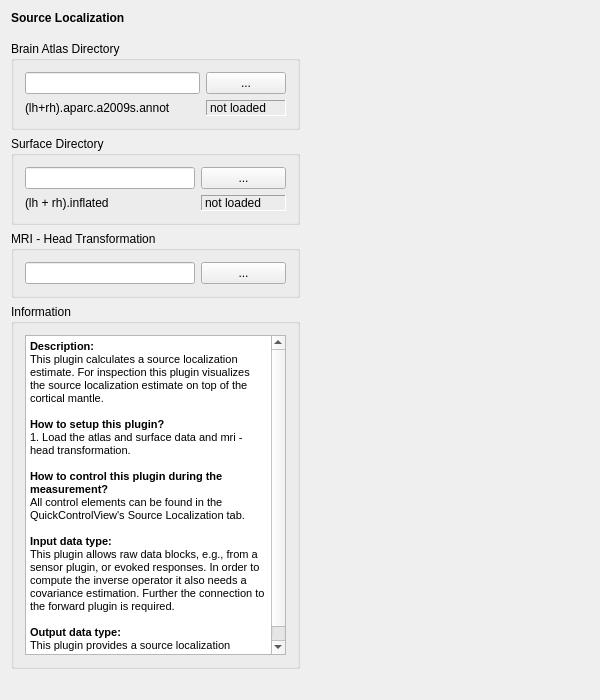
<?xml version="1.0" encoding="UTF-8"?>
<ui version="4.0">
 <class>RtcMneSetupWidgetClass</class>
 <widget class="QWidget" name="RtcMneSetupWidgetClass">
  <property name="geometry">
   <rect>
    <x>0</x>
    <y>0</y>
    <width>600</width>
    <height>700</height>
   </rect>
  </property>
  <property name="windowTitle">
   <string>MNESetupWidget</string>
  </property>
  <layout class="QVBoxLayout" name="verticalLayout">
   <item>
    <widget class="QLabel" name="label">
     <property name="font">
      <font>
       <weight>75</weight>
       <bold>true</bold>
      </font>
     </property>
     <property name="text">
      <string>Source Localization</string>
     </property>
    </widget>
   </item>
   <item>
    <spacer name="verticalSpacer">
     <property name="orientation">
      <enum>Qt::Vertical</enum>
     </property>
     <property name="sizeType">
      <enum>QSizePolicy::Maximum</enum>
     </property>
     <property name="sizeHint" stdset="0">
      <size>
       <width>20</width>
       <height>10</height>
      </size>
     </property>
    </spacer>
   </item>
   <item>
    <layout class="QGridLayout" name="m_qGridLayout_main">
     <item row="1" column="0">
      <widget class="QGroupBox" name="m_qGroupBox_SurfaceDir">
       <property name="title">
        <string>Surface Directory</string>
       </property>
       <layout class="QGridLayout" name="m_qGridLayout_SurfaceDir">
        <item row="1" column="0" colspan="2">
         <widget class="QLabel" name="m_qLabel_surface">
          <property name="text">
           <string>(lh + rh).inflated</string>
          </property>
         </widget>
        </item>
        <item row="1" column="2">
         <widget class="QLabel" name="m_qLabel_surfaceStat">
          <property name="frameShape">
           <enum>QFrame::Panel</enum>
          </property>
          <property name="frameShadow">
           <enum>QFrame::Sunken</enum>
          </property>
          <property name="text">
           <string>not loaded</string>
          </property>
         </widget>
        </item>
        <item row="0" column="2">
         <widget class="QPushButton" name="m_qPushButton_SurfaceDirDialog">
          <property name="text">
           <string>...</string>
          </property>
         </widget>
        </item>
        <item row="0" column="0" colspan="2">
         <widget class="QLineEdit" name="m_qLineEdit_SurfaceDirName">
          <property name="minimumSize">
           <size>
            <width>140</width>
            <height>0</height>
           </size>
          </property>
         </widget>
        </item>
       </layout>
      </widget>
     </item>
     <item row="2" column="1">
      <spacer name="horizontalSpacer">
       <property name="orientation">
        <enum>Qt::Horizontal</enum>
       </property>
       <property name="sizeHint" stdset="0">
        <size>
         <width>40</width>
         <height>20</height>
        </size>
       </property>
      </spacer>
     </item>
     <item row="3" column="0">
      <widget class="QGroupBox" name="m_qGroupBox_Information">
       <property name="title">
        <string>Information</string>
       </property>
       <layout class="QGridLayout" name="m_qGridLayout_Information">
        <item row="0" column="0">
         <widget class="QTextBrowser" name="m_qTextBrowser_Information">
          <property name="html">
           <string>&lt;!DOCTYPE HTML PUBLIC &quot;-//W3C//DTD HTML 4.0//EN&quot; &quot;http://www.w3.org/TR/REC-html40/strict.dtd&quot;&gt;
&lt;html&gt;&lt;head&gt;&lt;meta name=&quot;qrichtext&quot; content=&quot;1&quot; /&gt;&lt;style type=&quot;text/css&quot;&gt;
p, li { white-space: pre-wrap; }
&lt;/style&gt;&lt;/head&gt;&lt;body style=&quot; font-family:'MS Shell Dlg 2'; font-size:7.875pt; font-weight:400; font-style:normal;&quot;&gt;
&lt;p style=&quot; margin-top:0px; margin-bottom:0px; margin-left:0px; margin-right:0px; -qt-block-indent:0; text-indent:0px;&quot;&gt;&lt;span style=&quot; font-size:8.25pt; font-weight:600;&quot;&gt;Description:&lt;/span&gt;&lt;/p&gt;
&lt;p style=&quot; margin-top:0px; margin-bottom:0px; margin-left:0px; margin-right:0px; -qt-block-indent:0; text-indent:0px;&quot;&gt;&lt;span style=&quot; font-size:8.25pt;&quot;&gt;This plugin calculates a source localization estimate. For inspection this plugin visualizes the source localization estimate on top of the cortical mantle.&lt;/span&gt;&lt;/p&gt;
&lt;p style=&quot;-qt-paragraph-type:empty; margin-top:0px; margin-bottom:0px; margin-left:0px; margin-right:0px; -qt-block-indent:0; text-indent:0px; font-size:8.25pt;&quot;&gt;&lt;br /&gt;&lt;/p&gt;
&lt;p style=&quot; margin-top:0px; margin-bottom:0px; margin-left:0px; margin-right:0px; -qt-block-indent:0; text-indent:0px;&quot;&gt;&lt;span style=&quot; font-size:8.25pt; font-weight:600;&quot;&gt;How to setup this plugin?&lt;/span&gt;&lt;/p&gt;
&lt;p style=&quot; margin-top:0px; margin-bottom:0px; margin-left:0px; margin-right:0px; -qt-block-indent:0; text-indent:0px;&quot;&gt;&lt;span style=&quot; font-size:8.25pt;&quot;&gt;1. Load the atlas and surface data and mri - head transformation.&lt;/span&gt;&lt;/p&gt;
&lt;p style=&quot;-qt-paragraph-type:empty; margin-top:0px; margin-bottom:0px; margin-left:0px; margin-right:0px; -qt-block-indent:0; text-indent:0px;&quot;&gt;&lt;br /&gt;&lt;/p&gt;
&lt;p style=&quot; margin-top:0px; margin-bottom:0px; margin-left:0px; margin-right:0px; -qt-block-indent:0; text-indent:0px;&quot;&gt;&lt;span style=&quot; font-size:8.25pt; font-weight:600;&quot;&gt;How to control this plugin during the measurement?&lt;/span&gt;&lt;/p&gt;
&lt;p style=&quot; margin-top:0px; margin-bottom:0px; margin-left:0px; margin-right:0px; -qt-block-indent:0; text-indent:0px;&quot;&gt;&lt;span style=&quot; font-size:8.25pt;&quot;&gt;All control elements can be found in the QuickControlView's Source Localization tab.&lt;/span&gt;&lt;/p&gt;
&lt;p style=&quot;-qt-paragraph-type:empty; margin-top:0px; margin-bottom:0px; margin-left:0px; margin-right:0px; -qt-block-indent:0; text-indent:0px; font-size:8.25pt;&quot;&gt;&lt;br /&gt;&lt;/p&gt;
&lt;p style=&quot; margin-top:0px; margin-bottom:0px; margin-left:0px; margin-right:0px; -qt-block-indent:0; text-indent:0px;&quot;&gt;&lt;span style=&quot; font-size:8.25pt; font-weight:600;&quot;&gt;Input data type:&lt;/span&gt;&lt;/p&gt;
&lt;p style=&quot; margin-top:0px; margin-bottom:0px; margin-left:0px; margin-right:0px; -qt-block-indent:0; text-indent:0px;&quot;&gt;&lt;span style=&quot; font-size:8.25pt;&quot;&gt;This plugin allows raw data blocks, e.g., from a sensor plugin, or evoked responses. In order to compute the inverse operator it also needs a covariance estimation. Further the connection to the forward plugin is required.&lt;/span&gt;&lt;/p&gt;
&lt;p style=&quot;-qt-paragraph-type:empty; margin-top:0px; margin-bottom:0px; margin-left:0px; margin-right:0px; -qt-block-indent:0; text-indent:0px; font-size:8.25pt;&quot;&gt;&lt;br /&gt;&lt;/p&gt;
&lt;p style=&quot; margin-top:0px; margin-bottom:0px; margin-left:0px; margin-right:0px; -qt-block-indent:0; text-indent:0px;&quot;&gt;&lt;span style=&quot; font-size:8.25pt; font-weight:600;&quot;&gt;Output data type:&lt;/span&gt;&lt;/p&gt;
&lt;p style=&quot; margin-top:0px; margin-bottom:0px; margin-left:0px; margin-right:0px; -qt-block-indent:0; text-indent:0px;&quot;&gt;&lt;span style=&quot; font-size:8.25pt;&quot;&gt;This plugin provides a source localization estimation.&lt;/span&gt;&lt;/p&gt;&lt;/body&gt;&lt;/html&gt;</string>
          </property>
         </widget>
        </item>
       </layout>
      </widget>
     </item>
     <item row="0" column="0">
      <widget class="QGroupBox" name="m_qGroupBox_AtlasDir">
       <property name="title">
        <string>Brain Atlas Directory</string>
       </property>
       <layout class="QGridLayout" name="m_qGridLayout_AtlasDir">
        <item row="0" column="2">
         <widget class="QPushButton" name="m_qPushButton_AtlasDirDialog">
          <property name="text">
           <string>...</string>
          </property>
         </widget>
        </item>
        <item row="1" column="2">
         <widget class="QLabel" name="m_qLabel_atlasStat">
          <property name="frameShape">
           <enum>QFrame::Panel</enum>
          </property>
          <property name="frameShadow">
           <enum>QFrame::Sunken</enum>
          </property>
          <property name="text">
           <string>not loaded</string>
          </property>
         </widget>
        </item>
        <item row="0" column="0" colspan="2">
         <widget class="QLineEdit" name="m_qLineEdit_AtlasDirName">
          <property name="minimumSize">
           <size>
            <width>140</width>
            <height>0</height>
           </size>
          </property>
         </widget>
        </item>
        <item row="1" column="0">
         <widget class="QLabel" name="m_qLabel_atlas">
          <property name="text">
           <string>(lh+rh).aparc.a2009s.annot</string>
          </property>
         </widget>
        </item>
       </layout>
      </widget>
     </item>
     <item row="2" column="0">
      <widget class="QGroupBox" name="m_qGroupBox_MriHeadTrans">
       <property name="title">
        <string>MRI - Head Transformation</string>
       </property>
       <layout class="QGridLayout" name="m_qGridLayout_SurfaceDir_3">
        <item row="0" column="0" colspan="2">
         <widget class="QLineEdit" name="m_qLineEdit_MriHeadTrans">
          <property name="minimumSize">
           <size>
            <width>140</width>
            <height>0</height>
           </size>
          </property>
         </widget>
        </item>
        <item row="0" column="2">
         <widget class="QPushButton" name="m_qPushButton_MriHeadTrans">
          <property name="text">
           <string>...</string>
          </property>
         </widget>
        </item>
       </layout>
      </widget>
     </item>
    </layout>
   </item>
   <item>
    <spacer name="m_qVerticalSpacer_Headline">
     <property name="orientation">
      <enum>Qt::Vertical</enum>
     </property>
     <property name="sizeType">
      <enum>QSizePolicy::Fixed</enum>
     </property>
     <property name="sizeHint" stdset="0">
      <size>
       <width>20</width>
       <height>20</height>
      </size>
     </property>
    </spacer>
   </item>
  </layout>
 </widget>
 <layoutdefault spacing="6" margin="11"/>
 <resources/>
 <connections/>
</ui>
